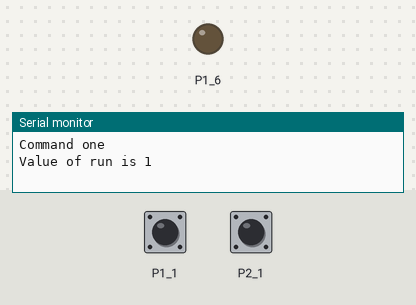
A sketch run on a simulated TI MSP430 LaunchPad. Parts: output pins drawn as LEDs (lit = HIGH), the last lines printed to the serial monitor. The test bench sets the inputs (shaded band); at power-on: P1_1 HIGH, P2_1 HIGH.

Above: at 1.2 s.
1.3 s: P1_1 pulled LOW for 0.15 s
At 1.37 s:
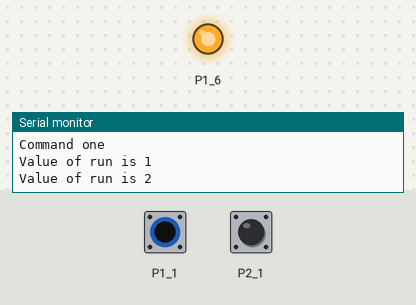
2.9 s: P1_1 pulled LOW for 3.2 s
At 7.0 s:
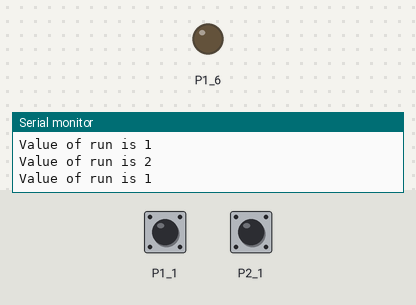
7.6 s: P2_1 pulled LOW for 3.2 s
At 8.1 s:
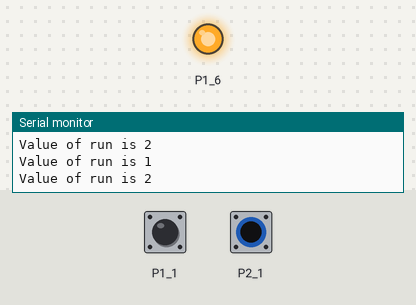
Timing chart, 0 to 12.3 s (numbered marks = the images above; inputs shaded):
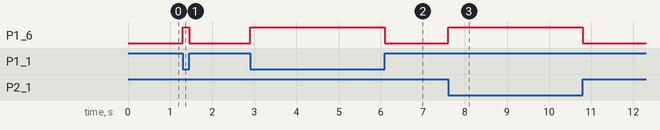

Measured:
- after the input at 1.3 s, P1_6: LOW → HIGH at once, → LOW 0.15 s later
- after the input at 2.9 s, P1_6: LOW → HIGH at once, → LOW 3.2 s later
- after the input at 7.6 s, P1_6: LOW → HIGH at once, → LOW 3.2 s later

The sketch:

button.ino
```cpp
/*
   Button enables green LED. Polling version.
   To get serial feedback use COM4 to as serial port.
*/

int run;
int toggle;
int printed;

void setup() {
  // put your setup code here, to run once:
  pinMode(GREEN_LED, OUTPUT);
  pinMode(P1_1, INPUT_PULLUP);
  pinMode(P2_1, INPUT_PULLUP);

  run = 0;


  Serial.begin(9600);
  Serial.println("Command one");
}

void loop() {

  // Read the input pin.
  run = digitalRead(P1_1) & digitalRead(P2_1);

  // Check if message for change to current status has been printed.
  if ( toggle != printed ) {
    Serial.print("Value of run is ");
    Serial.println(toggle);
    printed = toggle;
  }

  // Do the toggling.
  if (digitalRead(P1_1) & digitalRead(P2_1)) {
    digitalWrite(GREEN_LED, LOW);
    toggle = 1;
  } else {
    digitalWrite(GREEN_LED, HIGH);
    toggle = 2;
  }

}
```
